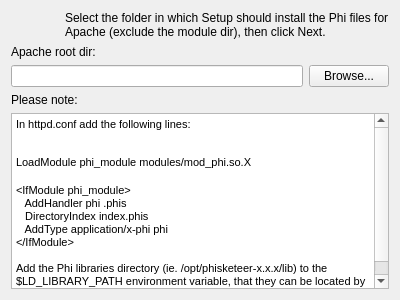
<?xml version="1.0" encoding="UTF-8"?>
<ui version="4.0">
 <class>WizardApache</class>
 <widget class="QWizardPage" name="WizardApache">
  <property name="geometry">
   <rect>
    <x>0</x>
    <y>0</y>
    <width>400</width>
    <height>300</height>
   </rect>
  </property>
  <property name="windowTitle">
   <string>WizardPage</string>
  </property>
  <property name="title">
   <string>Select Apache root directory</string>
  </property>
  <property name="subTitle">
   <string>Where should the Phi module be installed?</string>
  </property>
  <layout class="QVBoxLayout" name="verticalLayout">
   <item>
    <layout class="QHBoxLayout" name="horizontalLayout">
     <item>
      <widget class="QLabel" name="label">
       <property name="sizePolicy">
        <sizepolicy hsizetype="Fixed" vsizetype="Fixed">
         <horstretch>0</horstretch>
         <verstretch>0</verstretch>
        </sizepolicy>
       </property>
       <property name="maximumSize">
        <size>
         <width>48</width>
         <height>48</height>
        </size>
       </property>
       <property name="text">
        <string/>
       </property>
       <property name="pixmap">
        <pixmap resource="installer.qrc">:/gnome/folder</pixmap>
       </property>
       <property name="scaledContents">
        <bool>true</bool>
       </property>
      </widget>
     </item>
     <item>
      <widget class="QLabel" name="label_2">
       <property name="text">
        <string>Select the folder in which Setup should install the Phi files for Apache (exclude the module dir), then click Next.</string>
       </property>
       <property name="wordWrap">
        <bool>true</bool>
       </property>
      </widget>
     </item>
    </layout>
   </item>
   <item>
    <widget class="QLabel" name="label_3">
     <property name="text">
      <string>Apache root dir:</string>
     </property>
     <property name="wordWrap">
      <bool>true</bool>
     </property>
    </widget>
   </item>
   <item>
    <layout class="QHBoxLayout" name="horizontalLayout_3">
     <item>
      <widget class="QLineEdit" name="_dataDir"/>
     </item>
     <item>
      <widget class="QPushButton" name="_browse">
       <property name="text">
        <string>Browse...</string>
       </property>
      </widget>
     </item>
    </layout>
   </item>
   <item>
    <widget class="QLabel" name="label_4">
     <property name="text">
      <string>Please note:</string>
     </property>
    </widget>
   </item>
   <item>
    <widget class="QTextEdit" name="textEdit">
     <property name="readOnly">
      <bool>true</bool>
     </property>
     <property name="html">
      <string>&lt;!DOCTYPE HTML PUBLIC &quot;-//W3C//DTD HTML 4.0//EN&quot; &quot;http://www.w3.org/TR/REC-html40/strict.dtd&quot;&gt;
&lt;html&gt;&lt;head&gt;&lt;meta name=&quot;qrichtext&quot; content=&quot;1&quot; /&gt;&lt;style type=&quot;text/css&quot;&gt;
p, li { white-space: pre-wrap; }
&lt;/style&gt;&lt;/head&gt;&lt;body style=&quot; font-family:'Lucida Grande'; font-size:13pt; font-weight:400; font-style:normal;&quot;&gt;
&lt;table border=&quot;0&quot; style=&quot;-qt-table-type: root; margin-top:4px; margin-bottom:4px; margin-left:4px; margin-right:4px;&quot;&gt;
&lt;tr&gt;
&lt;td style=&quot;border: none;&quot;&gt;
&lt;p style=&quot; margin-top:0px; margin-bottom:0px; margin-left:0px; margin-right:0px; -qt-block-indent:0; text-indent:0px;&quot;&gt;&lt;span style=&quot; font-family:'MS Shell Dlg 2'; font-size:8pt;&quot;&gt;In httpd.conf add the following lines:&lt;/span&gt;&lt;/p&gt;
&lt;p style=&quot;-qt-paragraph-type:empty; margin-top:0px; margin-bottom:0px; margin-left:0px; margin-right:0px; -qt-block-indent:0; text-indent:0px; font-family:'MS Shell Dlg 2'; font-size:8pt;&quot;&gt;&lt;br /&gt;&lt;/p&gt;
&lt;p style=&quot; margin-top:12px; margin-bottom:0px; margin-left:0px; margin-right:0px; -qt-block-indent:0; text-indent:0px;&quot;&gt;&lt;span style=&quot; font-family:'MS Shell Dlg 2'; font-size:8pt;&quot;&gt;LoadModule phi_module modules/mod_phi.so.X&lt;/span&gt;&lt;/p&gt;
&lt;p style=&quot;-qt-paragraph-type:empty; margin-top:0px; margin-bottom:0px; margin-left:0px; margin-right:0px; -qt-block-indent:0; text-indent:0px; -qt-user-state:1; font-family:'Courier New,courier'; font-size:10pt;&quot;&gt;&lt;br /&gt;&lt;/p&gt;
&lt;p style=&quot; margin-top:0px; margin-bottom:0px; margin-left:0px; margin-right:0px; -qt-block-indent:0; text-indent:0px;&quot;&gt;&lt;span style=&quot; font-family:'MS Shell Dlg 2'; font-size:8pt;&quot;&gt;&amp;lt;IfModule phi_module&amp;gt;&lt;/span&gt;&lt;/p&gt;
&lt;p style=&quot; margin-top:0px; margin-bottom:0px; margin-left:0px; margin-right:0px; -qt-block-indent:0; text-indent:0px;&quot;&gt;&lt;span style=&quot; font-family:'MS Shell Dlg 2'; font-size:8pt;&quot;&gt;   AddHandler phi .phis&lt;/span&gt;&lt;/p&gt;
&lt;p style=&quot; margin-top:0px; margin-bottom:0px; margin-left:0px; margin-right:0px; -qt-block-indent:0; text-indent:0px;&quot;&gt;&lt;span style=&quot; font-family:'MS Shell Dlg 2'; font-size:8pt;&quot;&gt;   DirectoryIndex index.phis&lt;/span&gt;&lt;/p&gt;
&lt;p style=&quot; margin-top:0px; margin-bottom:0px; margin-left:0px; margin-right:0px; -qt-block-indent:0; text-indent:0px;&quot;&gt;&lt;span style=&quot; font-family:'MS Shell Dlg 2'; font-size:8pt;&quot;&gt;   AddType application/x-phi phi&lt;/span&gt;&lt;/p&gt;
&lt;p style=&quot; margin-top:0px; margin-bottom:0px; margin-left:0px; margin-right:0px; -qt-block-indent:0; text-indent:0px;&quot;&gt;&lt;span style=&quot; font-family:'MS Shell Dlg 2'; font-size:8pt;&quot;&gt;&amp;lt;/IfModule&amp;gt;&lt;/span&gt;&lt;/p&gt;
&lt;p style=&quot;-qt-paragraph-type:empty; margin-top:0px; margin-bottom:0px; margin-left:0px; margin-right:0px; -qt-block-indent:0; text-indent:0px; font-family:'MS Shell Dlg 2'; font-size:8pt;&quot;&gt;&lt;br /&gt;&lt;/p&gt;
&lt;p style=&quot; margin-top:0px; margin-bottom:0px; margin-left:0px; margin-right:0px; -qt-block-indent:0; text-indent:0px;&quot;&gt;&lt;span style=&quot; font-family:'MS Shell Dlg 2'; font-size:8pt;&quot;&gt;Add the Phi libraries directory (ie. /opt/phisketeer-x.x.x/lib) to the $LD_LIBRARY_PATH environment variable, that they can be located by Apache.&lt;/span&gt;&lt;/p&gt;&lt;/td&gt;&lt;/tr&gt;&lt;/table&gt;&lt;/body&gt;&lt;/html&gt;</string>
     </property>
    </widget>
   </item>
  </layout>
 </widget>
 <resources>
  <include location="installer.qrc"/>
 </resources>
 <connections/>
</ui>
